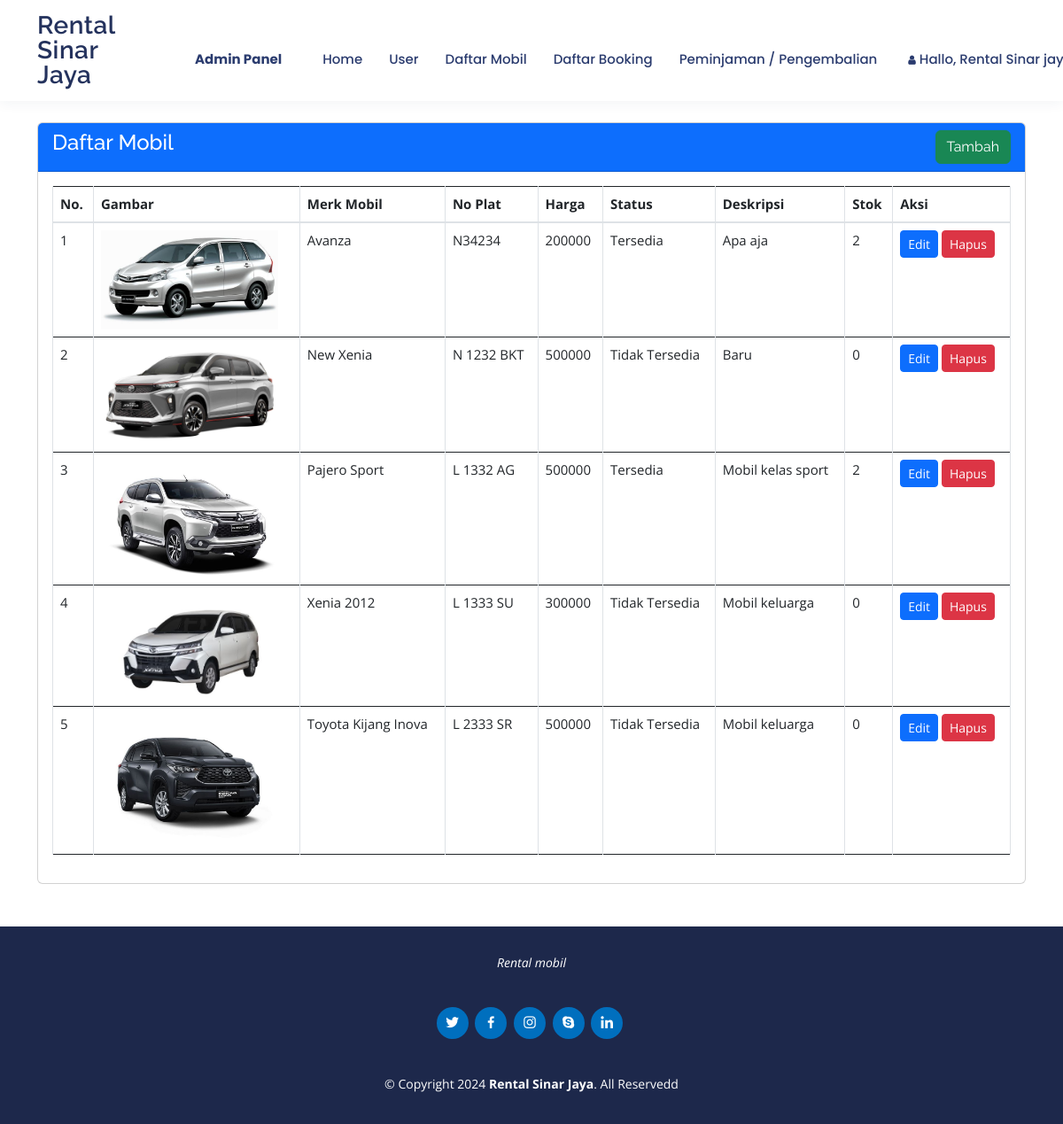
/admin/mobil/mobil.php (signed in), run on the app's committed database.
### tables this page shows
CREATE TABLE `infoweb` (
  `id` int(11) NOT NULL,
  `nama_rental` varchar(255) DEFAULT NULL,
  `telp` varchar(15) DEFAULT NULL,
  `alamat` text DEFAULT NULL,
  `email` varchar(255) DEFAULT NULL,
  `no_rek` text DEFAULT NULL,
  `updated_at` timestamp NOT NULL DEFAULT current_timestamp()
);

CREATE TABLE `mobil` (
  `id_mobil` int(11) NOT NULL,
  `no_plat` varchar(255) NOT NULL,
  `merk` varchar(255) NOT NULL,
  `harga` int(255) NOT NULL,
  `deskripsi` varchar(255) NOT NULL,
  `status` varchar(255) NOT NULL,
  `gambar` text NOT NULL,
  `stok` int(11) DEFAULT NULL
);

### koneksi/koneksi.php (called while the page is built, shortened)
<?php
    $user = 'root';
    $pass = '';
    $koneksi = new PDO("mysql:host=localhost;dbname=db_rental", $user, $pass);
    $url = "http://localhost/rental_mobil/";
    $sql_web = "SELECT * FROM infoweb WHERE id = 1";
    $row_web = $koneksi->prepare($sql_web);
    $row_web->execute();
    $info_web = $row_web->fetch(PDO::FETCH_OBJ);
?>

### admin/mobil/mobil.php (the view, shortened to what this page needs)
<?php
    require '../../koneksi/koneksi.php';
    $title_web = 'Daftar Mobil';
    include '../header.php';
?>
<br>
<br>
<br>
<br>
<div class="container mt-5">
    <div class="card">
        <div class="card-header text-white bg-primary">
            <h4 class="card-title">
                Daftar Mobil
                <div class="float-right">
                    <a class="btn btn-success" href="tambah.php" role="button">Tambah</a>
                </div>
            </h4>
        </div>
        <div class="card-body">
            <div class="table-responsive">
                <table class="table table-bordered">
                    <thead>
                        <tr>
                            <th>No.</th>
                            <th>Gambar</th>
                            <th>Merk Mobil</th>
                            <th>No Plat</th>
                            <th>Harga</th>
                            <th>Status</th>
                            <th>Deskripsi</th>
                            <th>Stok</th>
                            <th>Aksi</th>
                        </tr>
                    </thead>
                    <tbody>
                        <?php
                            $sql = "SELECT *FROM mobil ORDER BY id_mobil ASC";
                            $row = $koneksi->prepare($sql);
                            $row->execute();
                            $hasil = $row->fetchAll();
                            $no = 1;
                            foreach($hasil as $isi)
                            {
                        ?>
                        <tr>
                            <td><?php echo $no;?></td>
                            <td><img src="../../assets/image/<?php echo $isi['gambar'];?>" class="img-fluid" style="width:200px;"></td>
                            <td><?php echo $isi['merk'];?></td>
                            <td><?php echo $isi['no_plat'];?></td>
                            <td><?php echo $isi['harga'];?></td>
                            <td><?php echo $isi['status'];?></td>
                            <td><?php echo $isi['deskripsi'];?></td>
                            <td><?php echo $isi['stok'];?></td>
                            <td>
                                <a class="btn btn-primary btn-sm" href="edit.php?id=<?php echo $isi['id_mobil'];?>" role="button">Edit</a>
                                <a class="btn btn-danger  btn-sm" href="proses.php?aksi=hapus&id=<?= $isi['id_mobil'];?>&gambar=<?= $isi['gambar'];?>" role="button">Hapus</a>
                            </td>
                        </tr>
                        <?php $no++; }?>
                    </tbody>
                </table>
            </div>
        </div>
    </div>
</div>
<?php  include '../footer.php';?>

### admin/header.php (shortened to what this page needs)
<?php
    $id_login = $_SESSION['USER']['id_login'];
    $row = $koneksi->prepare("SELECT * FROM login WHERE id_login=?");
    $row->execute(array($id_login));
    $hasil_login = $row->fetch();
?>
<!doctype html>
<html lang="en">
  <head>
        <link rel="stylesheet" href="<?php echo $url;?>assets/css/bootstrap.css" >
    <link rel="stylesheet" href="<?php echo $url;?>assets/css/font-awesome.css" >
    <link href="<?php echo $url;?>assets/vendor/bootstrap/css/bootstrap.min.css" rel="stylesheet">
    <link href="<?php echo $url;?>assets/vendor/bootstrap-icons/bootstrap-icons.css" rel="stylesheet">
    <link href="<?php echo $url;?>assets/vendor/boxicons/css/boxicons.min.css" rel="stylesheet">
    <link href="<?php echo $url;?>assets/vendor/glightbox/css/glightbox.min.css" rel="stylesheet">
    <link href="<?php echo $url;?>assets/vendor/remixicon/remixicon.css" rel="stylesheet">
    <link href="<?php echo $url;?>assets/vendor/swiper/swiper-bundle.min.css" rel="stylesheet">
    <link href="<?php echo $url;?>assets/css/main.css" rel="stylesheet">
    <link href="<?php echo $url;?>assets/css/style.css" rel="stylesheet">
  </head>
  <body>
  <header id="header" class="fixed-top">
    <div class="container d-flex align-items-center justify-content-between">
      <h1 class="logo"><a href="#"><?= $info_web->nama_rental;?> </h1>
      <nav id="navbar" class="navbar">
        <ul>
          <li><a class="nav-link" href=""><span class="sr-only"></span></a></li>
          <li><a class="navbar-brand" href="<?php echo $url;?>admin/"><b>Admin Panel</b></a></li>
          <a class="nav-link" href="<?php echo $url;?>admin/">Home <span class="sr-only">(current)</span></a>
            <li class="nav-item <?php if($title_web == 'User'){ echo 'active';}?>">
                <a class="nav-link" href="<?php echo $url;?>admin/user/index.php">User</a>
            </li>
            <li class="nav-item <?php if($title_web == 'Daftar Mobil'){ echo 'active';}?>
            <?php if($title_web == 'Tambah Mobil'){ echo 'active';}?>
            <?php if($title_web == 'Edit Mobil'){ echo 'active';}?>">
                <a class="nav-link" href="<?php echo $url;?>admin/mobil/mobil.php">Daftar Mobil</a>
            </li>
            <li class="nav-item <?php if($title_web == 'Daftar Booking'){ echo 'active';}?>
            <?php if($title_web == 'Konfirmasi'){ echo 'active';}?>">
                <a class="nav-link" href="<?php echo $url;?>admin/booking/booking.php">Daftar Booking</a>
            </li>
            <li class="nav-item <?php if($title_web == 'Peminjaman'){ echo 'active';}?>">
                <a class="nav-link" href="<?php echo $url;?>admin/peminjaman/peminjaman.php">Peminjaman / Pengembalian</a>
            </li>
          <li class="dropdown"><a href="#"><span><i class="fa fa-user"> </i> Hallo, <?php echo $hasil_login['nama_pengguna'];?></a>
          </li>
        </ul>
      </nav>
    </div>
  </header>

### admin/footer.php (shortened to what this page needs)
  <footer id="footer" class="mt-5">
    <div class="container">
      <p>Rental mobil</p>
      <div class="social-links">
        <a href="#" class="twitter"><i class="bx bxl-twitter"></i></a>
        <a href="#" class="facebook"><i class="bx bxl-facebook"></i></a>
        <a href="#" class="instagram"><i class="bx bxl-instagram"></i></a>
        <a href="#" class="google-plus"><i class="bx bxl-skype"></i></a>
        <a href="#" class="linkedin"><i class="bx bxl-linkedin"></i></a>
      </div>
      <div class="copyright">
        &copy;  Copyright <?= date('Y');?>  <strong><span><?= $info_web->nama_rental;?></span></strong>.  All Reservedd
      </div>
    </div>
  </footer>
  </body>
</html>
</html>

### assets/css/main.css (style rules this page uses)
html, body { height: 100%; margin: 0; padding: 0; font-family: sans-serif; }
body { background: #fff; color: #3a3b39; font-size: 15px; overflow-x: hidden; }

### assets/css/style.css (style rules this page uses)
body { font-family: "Open Sans", sans-serif; color: #444444; }
a { color: #006fbe; text-decoration: none; }
h1, h2, h3, h4, h5, h6 { font-family: "Raleway", sans-serif; }
#header { background: #fff; transition: all 0.5s; z-index: 997; padding: 15px 0; box-shadow: 0px 2px 15px rgba(36, 50, 93, 0.06); }
#header .logo { font-size: 28px; margin: 0; padding: 0; line-height: 1; font-weight: 600; letter-spacing: 0.5px; }
#header .logo a { color: #24325d; }
.navbar { padding: 0; }
.navbar ul { margin: 0; padding: 0; display: flex; list-style: none; align-items: center; }
.navbar li { position: relative; }
.navbar a, .navbar a:focus { display: flex; align-items: center; justify-content: space-between; padding: 10px 0 10px 30px; font-family: "Poppins", sans-serif; font-size: 15px; font-weight: 500; color: #2b3c6f; white-space: nowrap; transition: 0.3s; }
.navbar a:hover, .navbar .active, .navbar .active:focus, .navbar li:hover>a { color: #006fbe; }
#footer { background: #1d284b; color: #fff; font-size: 14px; text-align: center; padding: 30px 0; }
#footer p { font-size: 15; font-style: italic; padding: 0; margin: 0 0 40px 0; }
#footer .social-links { margin: 0 0 40px 0; }
#footer .social-links a { font-size: 18px; display: inline-block; background: #006fbe; color: #fff; line-height: 1; padding: 8px 0; margin-right: 4px; border-radius: 50%; text-align: center; width: 36px; height: 36px; transition: 0.3s; }
#footer .copyright { margin: 0 0 5px 0; }

### data on the page
infoweb: nama_rental "Rental Sinar Jaya"
mobil: gambar (picture), merk "Avanza", no_plat "N34234", harga "200000", status "Tersedia", deskripsi "Apa aja", stok "2"
mobil: gambar (picture), merk "New Xenia", no_plat "N 1232 BKT", harga "500000", status "Tidak Tersedia", deskripsi "Baru", stok "0"
mobil: gambar (picture), merk "Pajero Sport", no_plat "L 1332 AG", harga "500000", status "Tersedia", deskripsi "Mobil kelas sport", stok "2"
mobil: gambar (picture), merk "Xenia 2012", no_plat "L 1333 SU", harga "300000", status "Tidak Tersedia", deskripsi "Mobil keluarga", stok "0"
mobil: gambar (picture), merk "Toyota Kijang Inova", no_plat "L 2333 SR", harga "500000", status "Tidak Tersedia", deskripsi "Mobil keluarga", stok "0"

### other printed values
$hasil_login['nama_pengguna'] "Rental Sinar…"
